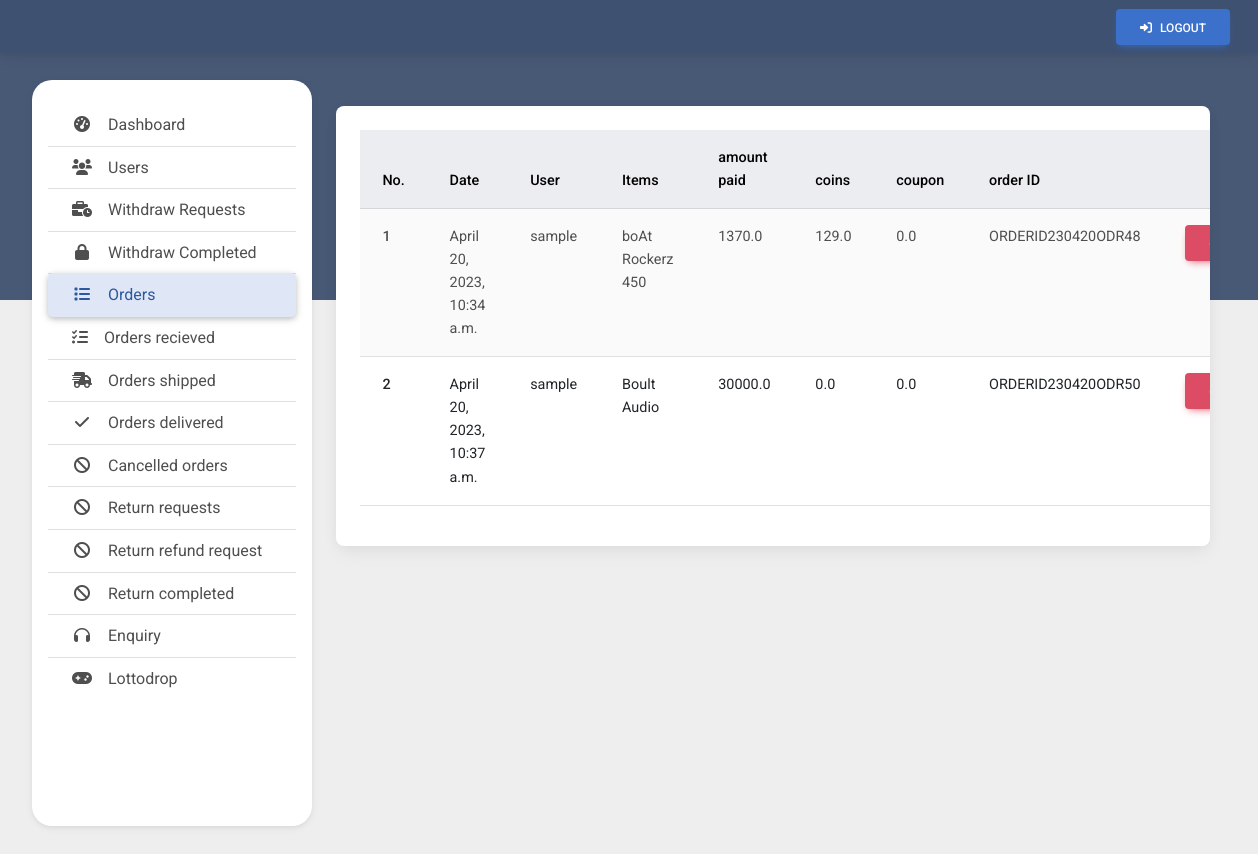
The app's page /admin-page/orders (signed in) with its own data.
### userHomePage/models.py (models this page shows, shortened)
class Order(models.Model):
    user = models.ForeignKey(User,on_delete=models.CASCADE)
    items = models.ManyToManyField(OrderItem)
    start_date = models.DateTimeField(auto_now_add=True)
    ordered_date = models.DateTimeField(null=True,blank=True)
    coin_discount = models.FloatField(default=0.0,null=True,blank=True)
    coupon_discount = models.FloatField(default=0.0,null=True,blank=True)
    ordered = models.BooleanField(default=False)
    order_id = models.CharField(max_length=100,unique=True,default=None,blank=True,null=True)
    date_time_of_Payment = models.DateTimeField(null=True,blank=True)
    order_recieved = models.BooleanField(default=False)
    order_shipped = models.BooleanField(default=False)
    order_delivered = models.BooleanField(default=False)
    order_expected_delivery_date = models.DateTimeField(max_length=200,null=True,blank=True)
    order_cancelled = models.BooleanField(default=False)
    tracking_id_title = models.CharField(max_length=255,null=True,blank=True)
    tracking_id = models.CharField(max_length=255,null=True,blank=True)
    order_cancelled_by_admin = models.BooleanField(default=False)
    order_return_requested = models.BooleanField(default=False)
    order_returned = models.BooleanField(default=False)
    returned_order_refund_requested = models.BooleanField(default=False)
    returned_order_refunded = models.BooleanField(default=False)
    razorpay_order_id = models.CharField(max_length=500,null=True,blank=True)
    razorpay_payment_id = models.CharField(max_length=500,null=True,blank=True)
    razorpay_signature = models.CharField(max_length=500,null=True,blank=True)
    def get_total_price(self):
        total = 0
        for order_item in self.items.all():
            total += order_item.get_final_price()
        return total
    def get_total_final_price(self):
        return self.get_total_price() - self.coin_discount - self.coupon_discount

class OrderItem(models.Model):
    user = models.ForeignKey(User,on_delete=models.CASCADE)
    ordered = models.BooleanField(default=False)
    product = models.ForeignKey(Products,on_delete=models.CASCADE)
    quantity = models.IntegerField(default=1)
    def get_total_item_price(self):
        return self.quantity * self.product.price
    def get_final_price(self):
        return self.get_total_item_price()

class Products(models.Model):
    category = models.ForeignKey(Categories,on_delete=models.CASCADE)
    product_title = models.CharField(max_length=255)
    name = models.CharField(max_length=255)
    brand = models.CharField(max_length=255,null=True,blank=True)
    mrp = models.FloatField(default=0.0)
    price = models.FloatField(default=0.0)
    description = models.TextField()
    image = models.ImageField(upload_to='products')

### adminHomePage/views.py (the view)
# urls.py: path('orders',views.orders,name='orders'),
def orders(request):
    if request.user.is_superuser:
        get_orders = Order.objects.filter(ordered = True,order_recieved = False,order_shipped = False,order_delivered = False,order_cancelled = False)
        return render(request,'admin-page/orders.html',{'orders':get_orders})
    else:
        return redirect('../')

### adminHomePage/templates/admin-page/orders.html (shortened to what this page needs)
{% extends 'admin-page/base.html' %}
{% block content %}
<div class="card">
    <div class="card-body" style="max-width: 100%;overflow-x: scroll;">
        <table class="table table-striped table-hover">
            <thead class="table-secondary">
                <tr>
                    <th>No.</th>
                    <th>Date</th>
                    <th>User</th>
                    <th>Items</th>
                    <th>amount paid</th>
                    <th>coins</th>
                    <th>coupon</th>
                    <th>order ID</th>
                    <th></th>
                </tr>
            </thead>
            {% if orders %}
            <tbody>
                {% for order in orders %}
                {% if order.items.all|length == 1 %}
                <tr>
                    <th>{{forloop.counter}}</th>
                    <td>{{order.ordered_date}}</td>
                    <td>{{order.user.username}}</td>
                    <td>{{order.items.first.product.name}}</td>
                    <td>{{order.get_total_final_price}}</td>
                    <td>{{order.coin_discount}}</td>
                    <td>{{order.coupon_discount}}</td>
                    <td>{{order.order_id}}</td>
                    <td><button class="btn btn-danger" data-bs-toggle="modal"
                            data-bs-target="#modal{{order.user.id}}">cancel</button>
                    </td>
                </tr>
                {% endif %}
                {% endfor %}
            </tbody>
            {% endif %}
        </table>
    </div>
</div>
{% endblock %}

### adminHomePage/templates/admin-page/base.html (style rules this page uses)
body { background-color: #eee; overflow-x: hidden; min-height: 100vh !important; background: linear-gradient(to bottom, rgba(52, 71, 103, .9) 35%, #eee 0%); }

### records on screen
Order: ordered_date "April 20, 2023, 10:34 a.m.", user.username "sample", items.first.product.name "boAt Rockerz 450", get_total_final_price "1370.0", coin_discount "129.0", coupon_discount "0.0", order_id "ORDERID230420ODR48"
Order: ordered_date "April 20, 2023, 10:37 a.m.", user.username "sample", items.first.product.name "Boult Audio", get_total_final_price "30000.0", coin_discount "0.0", coupon_discount "0.0", order_id "ORDERID230420ODR50"
